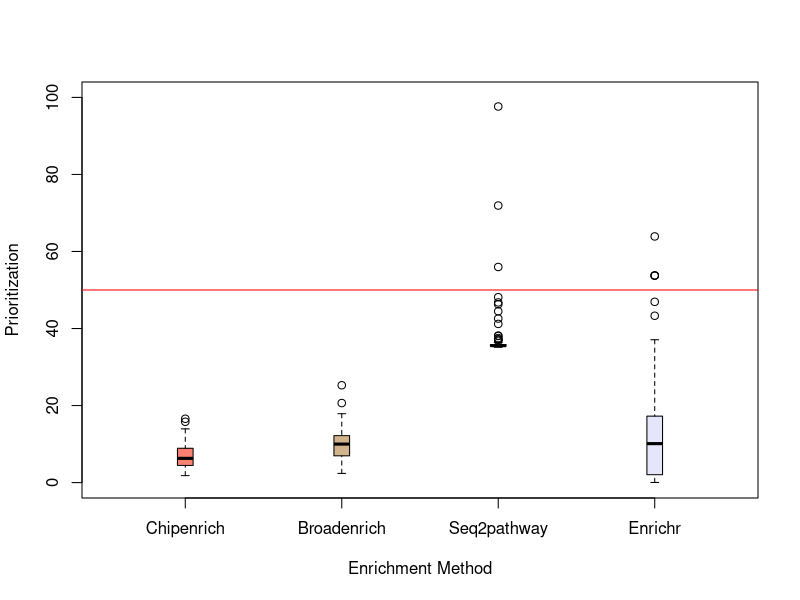
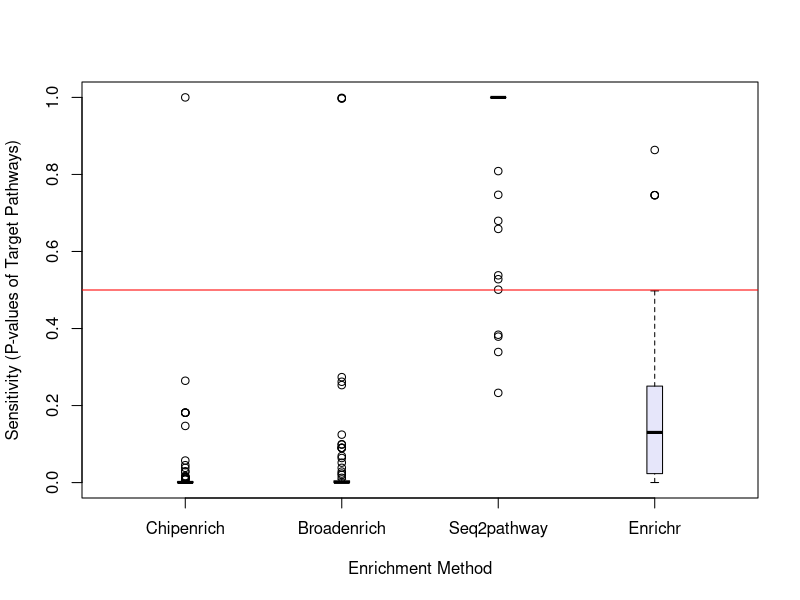
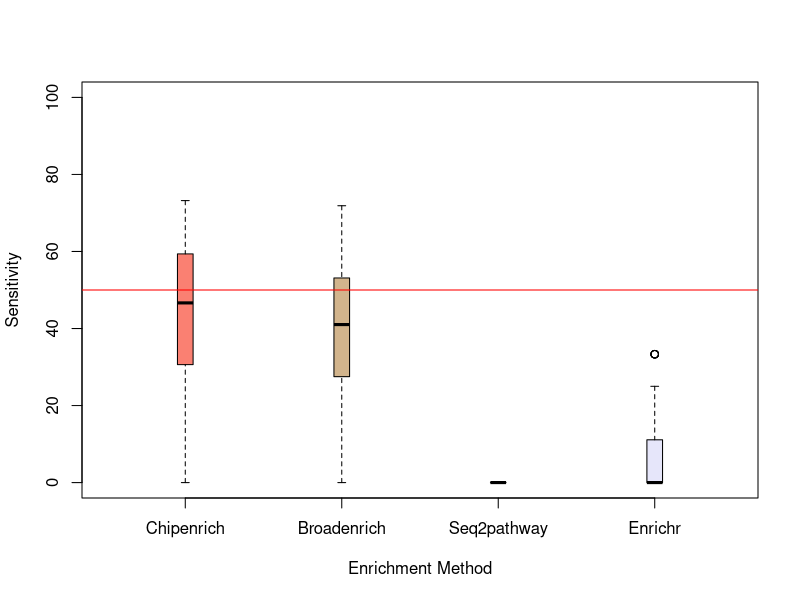
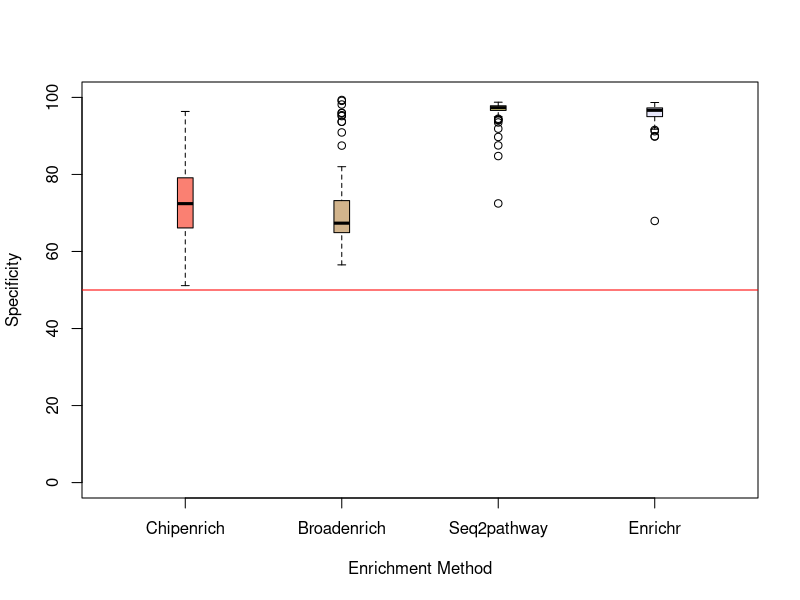
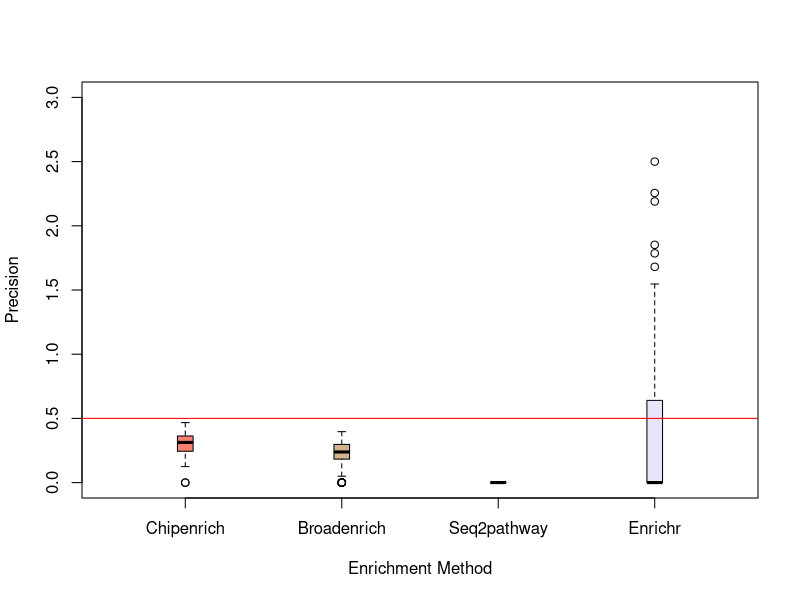

The R script that drew these images, in order:
## ---- chunk 1
knitr::opts_chunk$set(echo = TRUE)
## ---- chunk 2

prioritization_score_table <- read.table("./Prioritization_Table.txt", sep = "\t", header = TRUE, quote = "")
#jpeg(file="Prioritization.jpeg")
prioritization_score_table <- prioritization_score_table[,c(5,10,15,20)]
boxplot(prioritization_score_table, ylab = "Prioritization", xlab = "Enrichment Method",col = c("salmon","tan","khaki","lavender"), boxwex = 0.1, ylim = c(0,100), names = c("Chipenrich", "Broadenrich","Seq2pathway", "Enrichr"))
abline(prioritization_score_table , h=50, col="red")
#dev.off()
## ---- chunk 3

surrogate_sensitivity_table <- read.table("./Surrogate_Sensitivity_Table.txt", sep = "\t", header = TRUE, quote = "")
#jpeg(file="Surrogate_Sensitivity.jpeg")
surrogate_sensitivity_table <- surrogate_sensitivity_table[,c(5,10,15,20)]
boxplot(surrogate_sensitivity_table, ylab = "Sensitivity (P-values of Target Pathways)", xlab = "Enrichment Method",col = c("salmon","tan","khaki","lavender"), boxwex = 0.1, ylim = c(0,1), names = c("Chipenrich", "Broadenrich","Seq2pathway","Enrichr"))
abline(surrogate_sensitivity_table, h=0.5, col="red")
#dev.off()
## ---- chunk 4

sensitivity_table <- read.table("./Sensitivity_Table.txt", sep = "\t", header = TRUE, quote = "")
#jpeg(file="Sensitivity.jpeg")
sensitivity_table <- sensitivity_table[,c(5,10,15,20)]
boxplot(sensitivity_table, ylab = "Sensitivity", xlab = "Enrichment Method",col = c("salmon","tan","khaki","lavender"), boxwex = 0.1, ylim = c(0,100), names = c("Chipenrich","Broadenrich","Seq2pathway","Enrichr"))
abline(sensitivity_table, h=50, col="red")
#dev.off()
## ---- chunk 5

specificity_table <- read.table("./Specificity_Table.txt", sep = "\t", header = TRUE, quote = "")
#jpeg(file="Specificity.jpeg")
specificity_table <- specificity_table[,c(5,10,15,20)]
boxplot(specificity_table, ylab = "Specificity", xlab = "Enrichment Method",col = c("salmon","tan","khaki","lavender"), boxwex = 0.1, ylim = c(0,100), names = c("Chipenrich","Broadenrich","Seq2pathway","Enrichr"))
abline(specificity_table, h=50, col="red")
#dev.off()
## ---- chunk 6

precision_table <- read.table("./Precision_Table.txt", sep = "\t", header = TRUE, quote = "")
#jpeg(file="Precision.jpeg")
precision_table <- precision_table[,c(5,10,15,20)]
boxplot(precision_table, ylab = "Precision", xlab = "Enrichment Method",col = c("salmon","tan","khaki","lavender"), boxwex = 0.1, ylim = c(0,3), names = c("Chipenrich","Broadenrich","Seq2pathway","Enrichr"))
abline(precision_table, h=0.5, col="red")
#dev.off()
